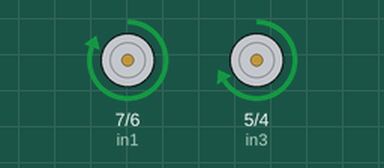
Recording of a sketch running on a simulated Arduino Uno, built with avr-gcc and run on an emulated ATmega328P. Shown: motor-driver pin pairs drawn as motors (green arrow = first pin HIGH = forward, orange = second pin HIGH = backward, longer = more drive, scaled by the enable pin).

Above: at 1.0 s.
At 3.0 s:
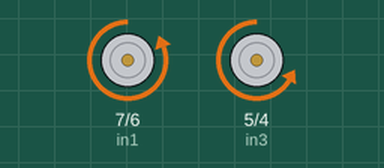
At 4.5 s:
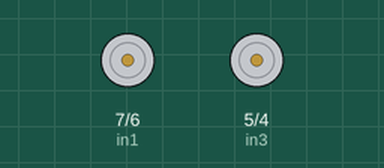
Timing chart, 0 to 6.5 s (numbered marks = the images above):
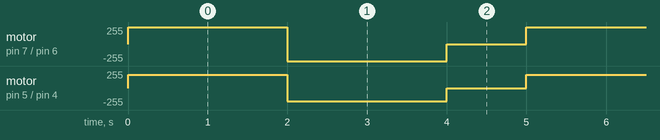

Measured:
- by itself, motor on pin 7 (in1) / pin 6 (in2): repeats every 5.0 s: backward 255/255 2.0 s, stopped 1.0 s, forward 255/255 2.0 s
- by itself, motor on pin 5 (in3) / pin 4 (in4): repeats every 5.0 s: backward 200/255 2.0 s, stopped 1.0 s, forward 200/255 2.0 s

The sketch:

L298N.ino
```cpp
//Motor A
int enA = 8;
int in1 = 7;
int in2 = 6;

//Motor B
int in3 = 5;
int in4 = 4;
int enB = 3;

void setup()
{
  pinMode(enA, OUTPUT);
  pinMode(in1, OUTPUT);
  pinMode(in2, OUTPUT);
  pinMode(enB,OUTPUT);
  pinMode(in3, OUTPUT);
  pinMode(in4, OUTPUT);
}

void MotorRunning()
{
  //Running motor A
  digitalWrite(in1, HIGH);
  digitalWrite(in2, LOW);
  analogWrite(enA, 200);

  //Speed PWM: 0~255
  //Running motor B
  digitalWrite(in3, HIGH);
  digitalWrite(in4, LOW);
  analogWrite(enB, 200);

  //Speed PWM: 0~255
  //Reverse 2s.
  delay(2000);
  digitalWrite(in1, LOW);
  digitalWrite(in2, HIGH);
  digitalWrite(in3, LOW);
  digitalWrite(in4, HIGH);

  //STOP 2s.
  delay(2000);
  digitalWrite(in1, LOW);
  digitalWrite(in2, LOW);
  digitalWrite(in3, LOW);
  digitalWrite(in4, LOW);
}

void loop()
{
  MotorRunning();
  delay(1000);
}
```
